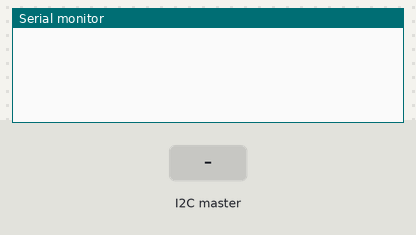
Recording of a sketch running on a simulated Arduino Uno, built with avr-gcc and run on an emulated ATmega328P. Shown: the last lines printed to the serial monitor. Inputs (shaded band) come from the test bench.

Above: at 1.2 s.
1.3 s: the I2C master sends the byte 1
At 2.5 s:
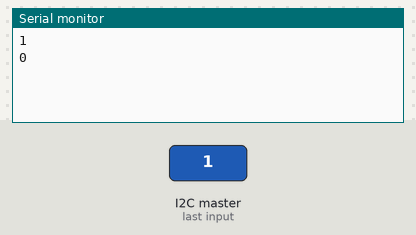
2.8 s: the I2C master sends the byte 90
At 3.9 s:
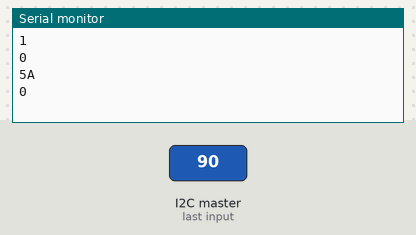
4.3 s: the I2C master sends the byte 200
At 5.0 s:
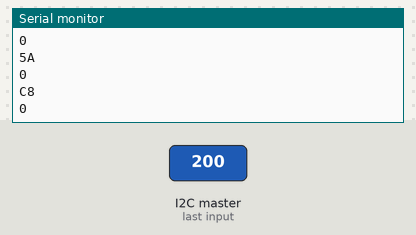

The sketch:

slave_test.ino
```cpp
#include <Wire.h>
#define SLAVE_ADDR 0x23
volatile byte myData[2];
volatile bool flag = false;

void setup()
{
  Serial.begin(9600);
  Wire.begin(SLAVE_ADDR);
  Wire.onReceive(receiveEvent);
}

void loop()
{
  if (flag == true)
  {
    Serial.println(myData[0], HEX); //shows: 12
    Serial.println(myData[1], HEX); //shows: 45
    flag = false;
  }
}

void receiveEvent(int howMany) //howMany = data bytes received from Amster = 2 here
{
  for (int i = 0; i < howMany; i++)
  {
    myData[i] = Wire.read();
  }
  flag = true;
}
```

Measured:
- after the input at 1.3 s, the serial monitor: prints a new line at once (image 1)
- after the input at 2.8 s, the serial monitor: prints a new line at once (image 2)
- after the input at 4.3 s, the serial monitor: prints a new line at once (image 3)
